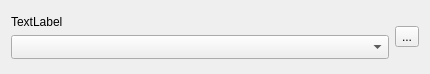
<?xml version="1.0" encoding="UTF-8"?>
<ui version="4.0">
 <class>Form</class>
 <widget class="QWidget" name="Form">
  <property name="geometry">
   <rect>
    <x>0</x>
    <y>0</y>
    <width>430</width>
    <height>74</height>
   </rect>
  </property>
  <property name="windowTitle">
   <string>Form</string>
  </property>
  <layout class="QGridLayout" name="gridLayout">
   <item row="0" column="0">
    <layout class="QVBoxLayout" name="verticalLayout">
     <item>
      <widget class="QLabel" name="msg">
       <property name="text">
        <string>TextLabel</string>
       </property>
       <property name="wordWrap">
        <bool>true</bool>
       </property>
       <property name="buddy">
        <cstring>edit</cstring>
       </property>
      </widget>
     </item>
     <item>
      <widget class="HistoryLineEdit" name="edit">
       <property name="sizePolicy">
        <sizepolicy hsizetype="Expanding" vsizetype="Fixed">
         <horstretch>100</horstretch>
         <verstretch>0</verstretch>
        </sizepolicy>
       </property>
       <property name="minimumSize">
        <size>
         <width>350</width>
         <height>0</height>
        </size>
       </property>
       <property name="sizeAdjustPolicy">
        <enum>QComboBox::AdjustToMinimumContentsLengthWithIcon</enum>
       </property>
       <property name="minimumContentsLength">
        <number>30</number>
       </property>
      </widget>
     </item>
    </layout>
   </item>
   <item row="0" column="1">
    <widget class="QToolButton" name="button">
     <property name="toolTip">
      <string>Use a wizard to help construct the Regular expression</string>
     </property>
     <property name="text">
      <string>...</string>
     </property>
     <property name="icon">
      <iconset resource="../../../../resources/images.qrc">
       <normaloff>:/images/wizard.png</normaloff>:/images/wizard.png</iconset>
     </property>
     <property name="iconSize">
      <size>
       <width>40</width>
       <height>40</height>
      </size>
     </property>
    </widget>
   </item>
  </layout>
 </widget>
 <customwidgets>
  <customwidget>
   <class>HistoryLineEdit</class>
   <extends>QComboBox</extends>
   <header>calibre/gui2/widgets.h</header>
  </customwidget>
 </customwidgets>
 <resources>
  <include location="../../../../resources/images.qrc"/>
 </resources>
 <connections/>
</ui>
